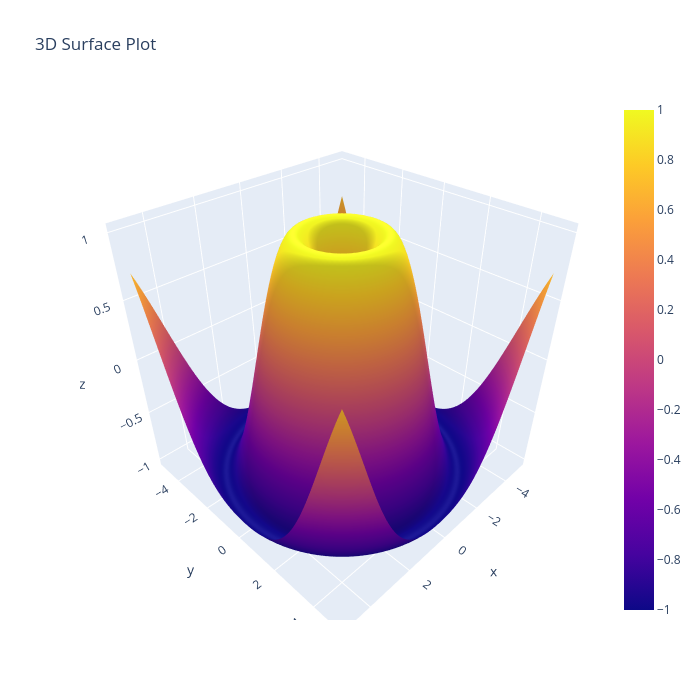

Here is the notebook cell this chart was saved with:
### Code cell
# 4

import plotly.graph_objs as go
import numpy as np

x = np.linspace(-5, 5, 100)
y = np.linspace(-5, 5, 100)
x, y = np.meshgrid(x, y)
z = np.sin(np.sqrt(x**2 + y**2))

fig = go.Figure(data=[go.Surface(z=z, x=x, y=y)])
fig.update_layout(title='3D Surface Plot', autosize=False,
                  width=700, height=700)
fig.show()

### Figure 1 — Plotly figure (JSON) as saved in the notebook; plotly's stock layout.template omitted (floating-point values rounded to 4 significant figures; data arrays with more than 128 entries replaced by an {"elided": "..."} marker saying what was removed)
{"data": [{"type": "surface", "x": {"elided": "100x100 float values"}, "y": {"elided": "100x100 float values"}, "z": {"elided": "100x100 float values"}}], "layout": {"autosize": false, "height": 700, "title": {"text": "3D Surface Plot"}, "width": 700}}
